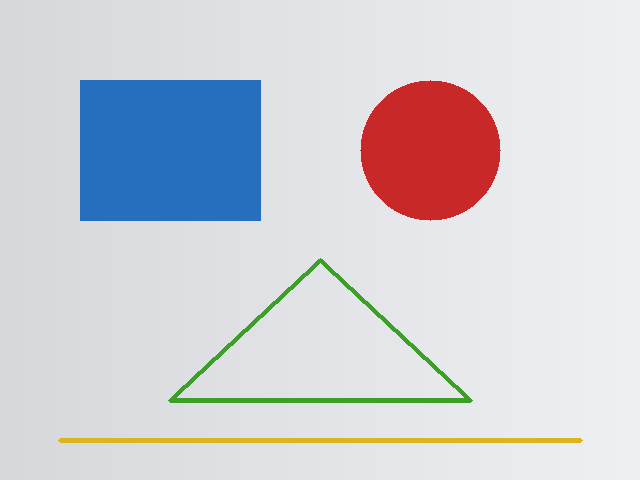
#> input picture lessons/python/素材/synth_shapes.png, 640 x 480 px, found by its file name
$ python 5.3-contours.py
#> lines starting #> are read from the running program, lines starting #| are printed output that depends on the picture; after the words box and inside, x2 and y2 are one past the last pixel; in counts of white or black regions, pixels touching at a corner belong together
# 用 Canny 与闭运算提取边缘，再按面积筛轮廓并画出外框。
import cv2
import numpy as np


image = cv2.imread("素材/synth_shapes.png")
#> image is the input picture: shape (480, 640, 3); mean B, G, R 215, 207.5, 207.3
gray = cv2.cvtColor(image, cv2.COLOR_BGR2GRAY)
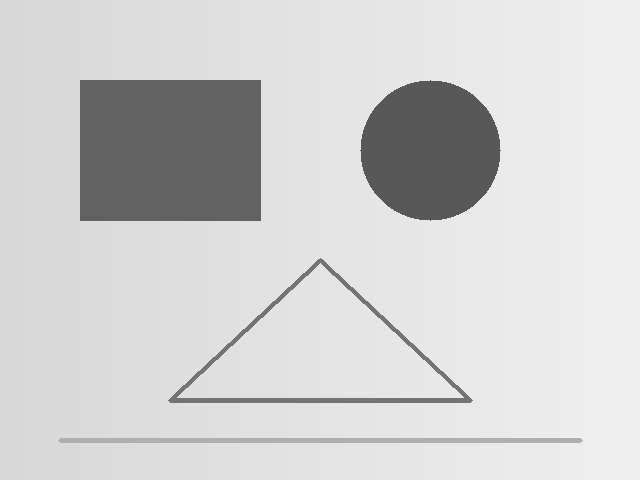
#> gray: shape (480, 640); min 88, max 240, mean 208.4
edges = cv2.Canny(gray, 50, 150)
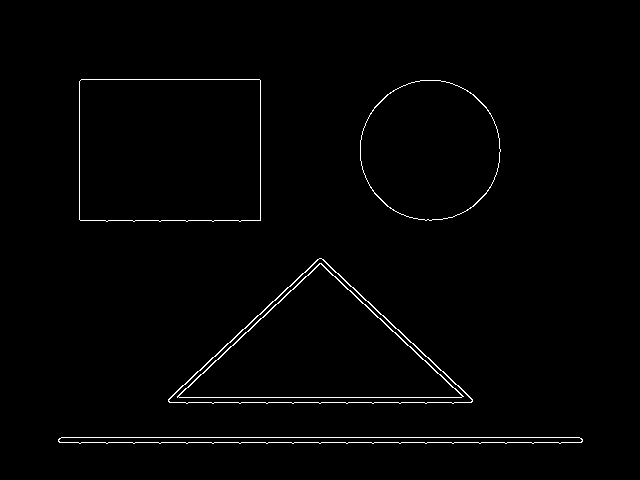
#> edges: shape (480, 640); 1.3% white in thin lines or dots, all inside (x1, y1, x2, y2) = (58, 79, 583, 444)
kernel = np.ones((3, 3), np.uint8)
closed = cv2.morphologyEx(edges, cv2.MORPH_CLOSE, kernel)
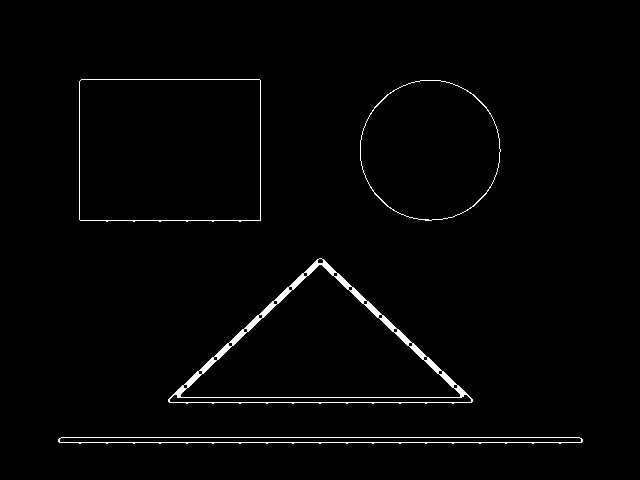
#> closed: shape (480, 640); 1.6% white; 4 white regions

contours, _ = cv2.findContours(closed, cv2.RETR_EXTERNAL,
                               cv2.CHAIN_APPROX_SIMPLE)
#> contours = 4 contours; box (x1, y1, x2, y2) and area: (79, 79, 261, 222) 25530, (168, 258, 473, 404) 22636, (360, 80, 501, 221) 15411, (58, 437, 583, 444) 2651
kept = [contour for contour in contours if cv2.contourArea(contour) > 100]
#> kept has the same summary as contours
kept.sort(key=cv2.contourArea, reverse=True)
print("contours:", len(contours), "kept:", len(kept))
#| contours: 4 kept: 4

canvas = image.copy()
for contour in kept:
    area = cv2.contourArea(contour)
    perimeter = cv2.arcLength(contour, True)
    circularity = 4.0 * np.pi * area / (perimeter * perimeter)
    x, y, w, h = cv2.boundingRect(contour)
    print("area/bbox:", int(area), (x, y, w, h), round(circularity, 2))
    cv2.rectangle(canvas, (x, y), (x + w, y + h), (0, 255, 255), 2)
#> this loop made 4 passes
#> (area, perimeter, circularity, x, y, w, h) on passes 1 to 4: (25530, 646.6, 0.767, 79, 79, 182, 143), (22636, 738.7, 0.521, 168, 258, 305, 146), (15411, 463.9, 0.9, 360, 80, 141, 141), (2651, 1070.2, 0.0291, 58, 437, 525, 7)
#| area/bbox: 25530 (79, 79, 182, 143) 0.77
#| area/bbox: 22636 (168, 258, 305, 146) 0.52
#| area/bbox: 15411 (360, 80, 141, 141) 0.9
#| area/bbox: 2651 (58, 437, 525, 7) 0.03
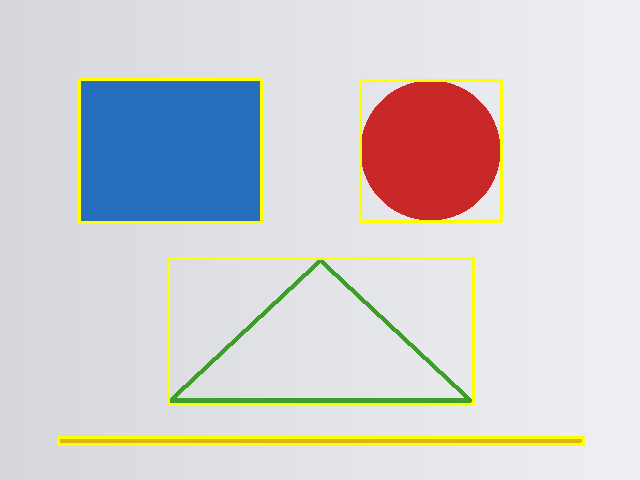
#> canvas: shape (480, 640, 3); 3.1% of pixels changed, all inside (x1, y1, x2, y2) = (57, 78, 585, 446)

cv2.drawContours(canvas, kept, -1, (0, 0, 255), 2)
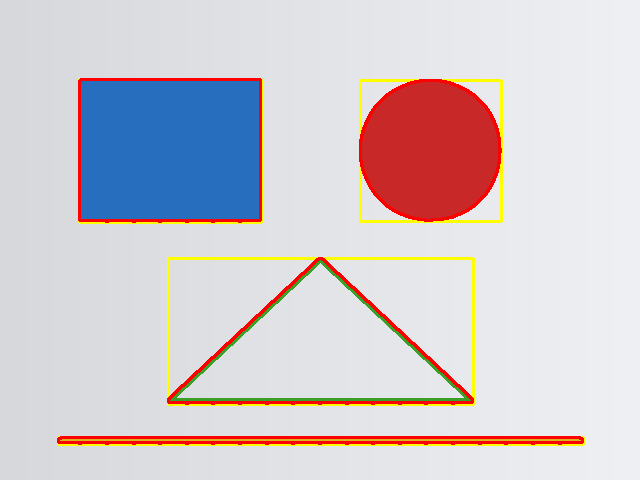
#> canvas: shape (480, 640, 3); 2.98% of pixels changed, all inside (x1, y1, x2, y2) = (57, 78, 584, 445)
print("draw saved:", bool(cv2.imwrite("out_contours.png", canvas)))
#| draw saved: True

rect = cv2.minAreaRect(kept[0])
#> rect = ((169.5, 150), (142, 181), -90)
print("min rect size:", tuple(int(round(v)) for v in rect[1]))
#| min rect size: (142, 181)
print("min rect angle:", round(float(rect[2]), 1))
#| min rect angle: -90.0

$ run again, with lessons/python/素材/synth_chess_1.png copied over lessons/python/素材/synth_shapes.png
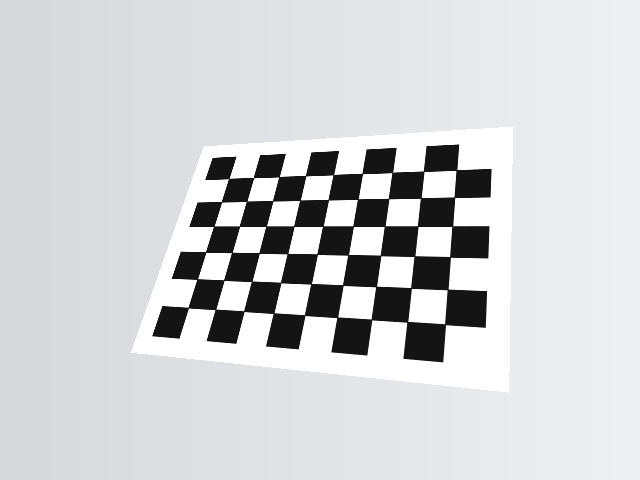
#> input picture lessons/python/素材/synth_chess_1.png, 640 x 480 px, found by its file name
#> image is the input picture: shape (480, 640, 3); mean B, G, R 213, 210, 208.6
#> `edges = cv2.Canny(gray, 50, 150)`:
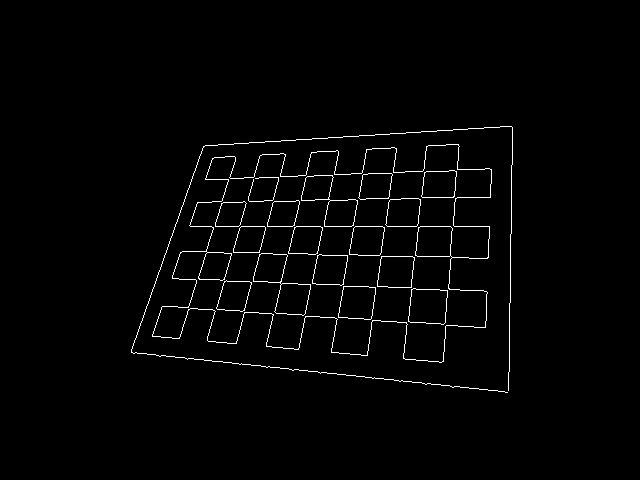
#> edges: shape (480, 640); 1.7% white in thin lines or dots, all inside (x1, y1, x2, y2) = (131, 126, 513, 393)
#> contours = 2 contours; box (x1, y1, x2, y2) and area: (152, 144, 492, 363) 48528, (131, 126, 513, 393) 29
#> kept = 1 contour; box (x1, y1, x2, y2) and area: (152, 144, 492, 363) 48528
#| contours: 2 kept: 1
#> the loop `for contour in kept:` made 1 pass
#> (area, perimeter, circularity, x, y, w, h) on pass 1: (48528.5, 1799.2, 0.188, 152, 144, 340, 219)
#> (printed output is left out)
#> `cv2.drawContours(canvas, kept, -1, (0, 0, 255), 2)`:
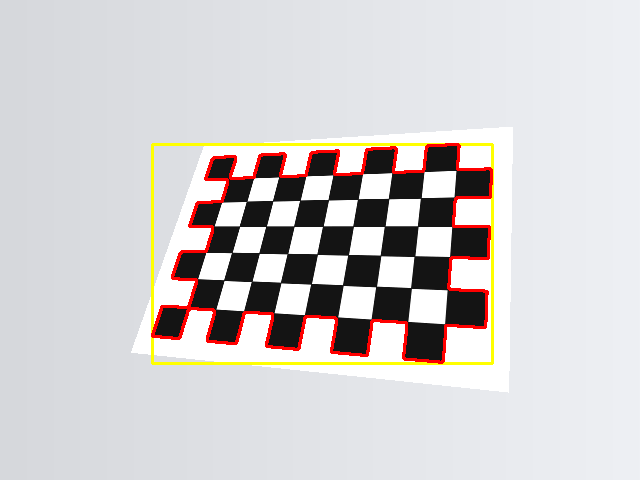
#> canvas: shape (480, 640, 3); mean B, G, R 207.9, 207.7, 210.8
#| draw saved: True
#> rect = ((326.6, 242.1), (218.9, 331.4), -84.86)
#| min rect size: (219, 331)
#| min rect angle: -84.9

$ run again, with lessons/python/素材/synth_chess_2.png copied over lessons/python/素材/synth_shapes.png
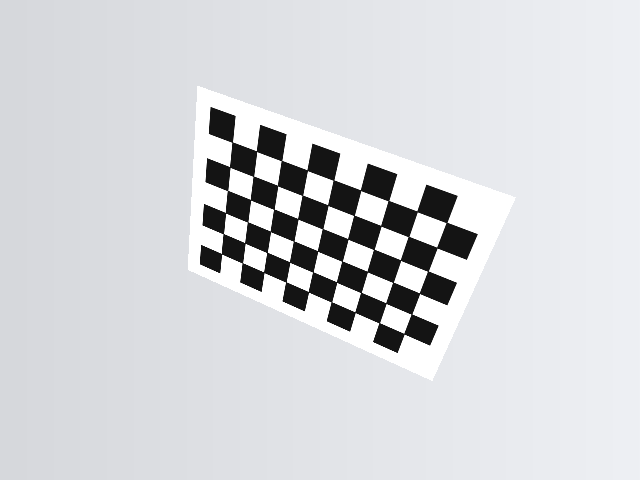
#> input picture lessons/python/素材/synth_chess_2.png, 640 x 480 px, found by its file name
#> image is the input picture: shape (480, 640, 3); mean B, G, R 218.5, 215.3, 213.6
#> `edges = cv2.Canny(gray, 50, 150)`:
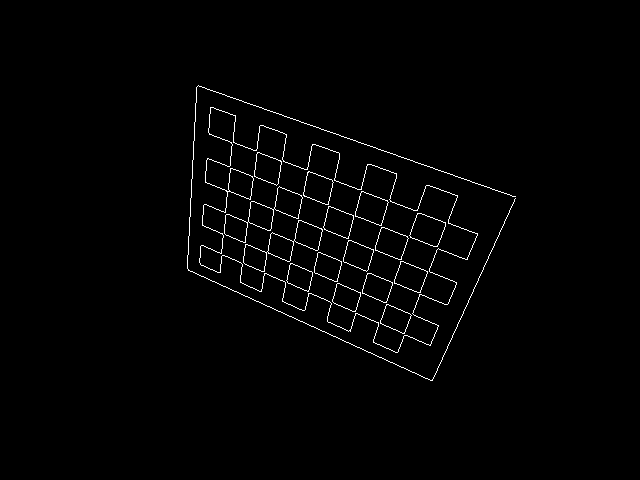
#> edges: shape (480, 640); 1.3% white in thin lines or dots, all inside (x1, y1, x2, y2) = (187, 85, 516, 381)
#> contours = 1 contour; box (x1, y1, x2, y2) and area: (187, 85, 516, 381) 57108
#> kept has the same summary as contours
#| contours: 1 kept: 1
#> the loop `for contour in kept:` made 1 pass
#> (area, perimeter, circularity, x, y, w, h) on pass 1: (57108, 1060.9, 0.638, 187, 85, 329, 296)
#> (printed output is left out)
#> `cv2.drawContours(canvas, kept, -1, (0, 0, 255), 2)`:
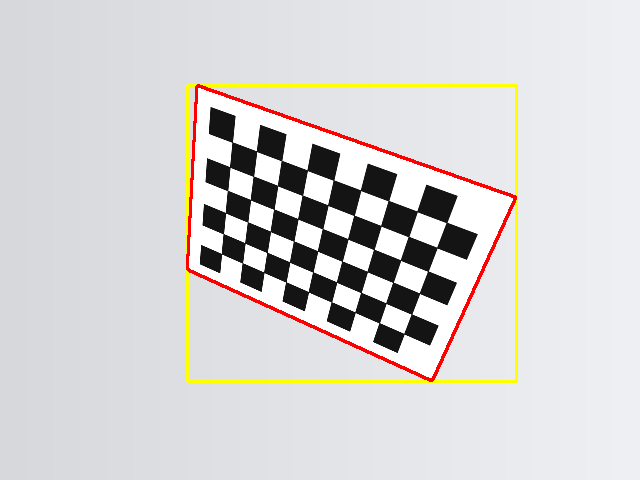
#> canvas: shape (480, 640, 3); mean B, G, R 213.1, 212.9, 214.1
#| draw saved: True
#> rect = ((322.9, 235.6), (201.8, 337.8), -70.68)
#| min rect size: (202, 338)
#| min rect angle: -70.7

$ run again, with lessons/python/素材/synth_chess_3.png copied over lessons/python/素材/synth_shapes.png
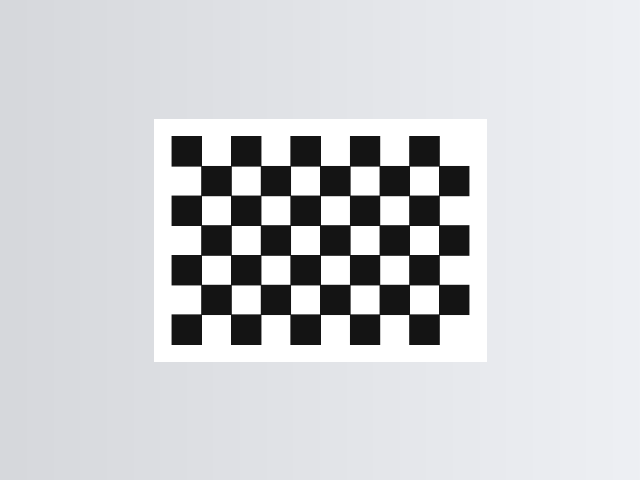
#> input picture lessons/python/素材/synth_chess_3.png, 640 x 480 px, found by its file name
#> image is the input picture: shape (480, 640, 3); mean B, G, R 212.9, 209.9, 208.4
#> `edges = cv2.Canny(gray, 50, 150)`:
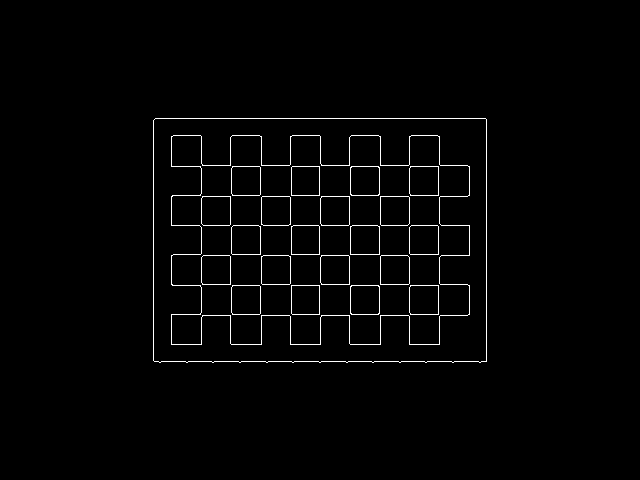
#> edges: shape (480, 640); 1.7% white in thin lines or dots, all inside (x1, y1, x2, y2) = (153, 118, 487, 363)
#> contours = 1 contour; box (x1, y1, x2, y2) and area: (153, 118, 487, 363) 80942
#> kept has the same summary as contours
#| contours: 1 kept: 1
#> the loop `for contour in kept:` made 1 pass
#> (area, perimeter, circularity, x, y, w, h) on pass 1: (80942, 1160.4, 0.755, 153, 118, 334, 245)
#> (printed output is left out)
#> `cv2.drawContours(canvas, kept, -1, (0, 0, 255), 2)`:
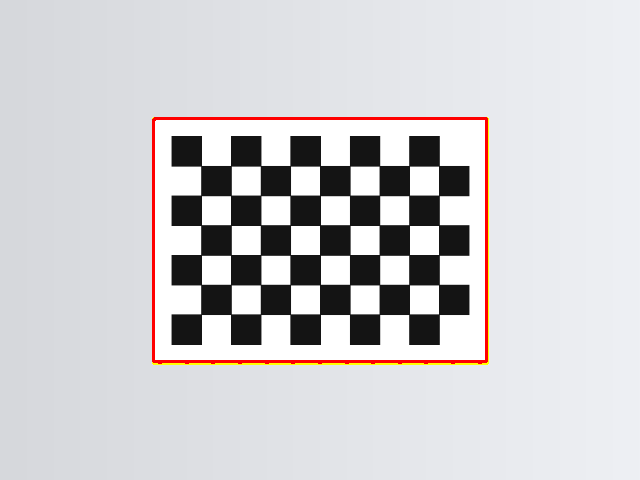
#> canvas: shape (480, 640, 3); mean B, G, R 209.4, 207.2, 208.7
#| draw saved: True
#> rect = ((319.5, 240), (244, 333), -90)
#| min rect size: (244, 333)
#| min rect angle: -90.0
